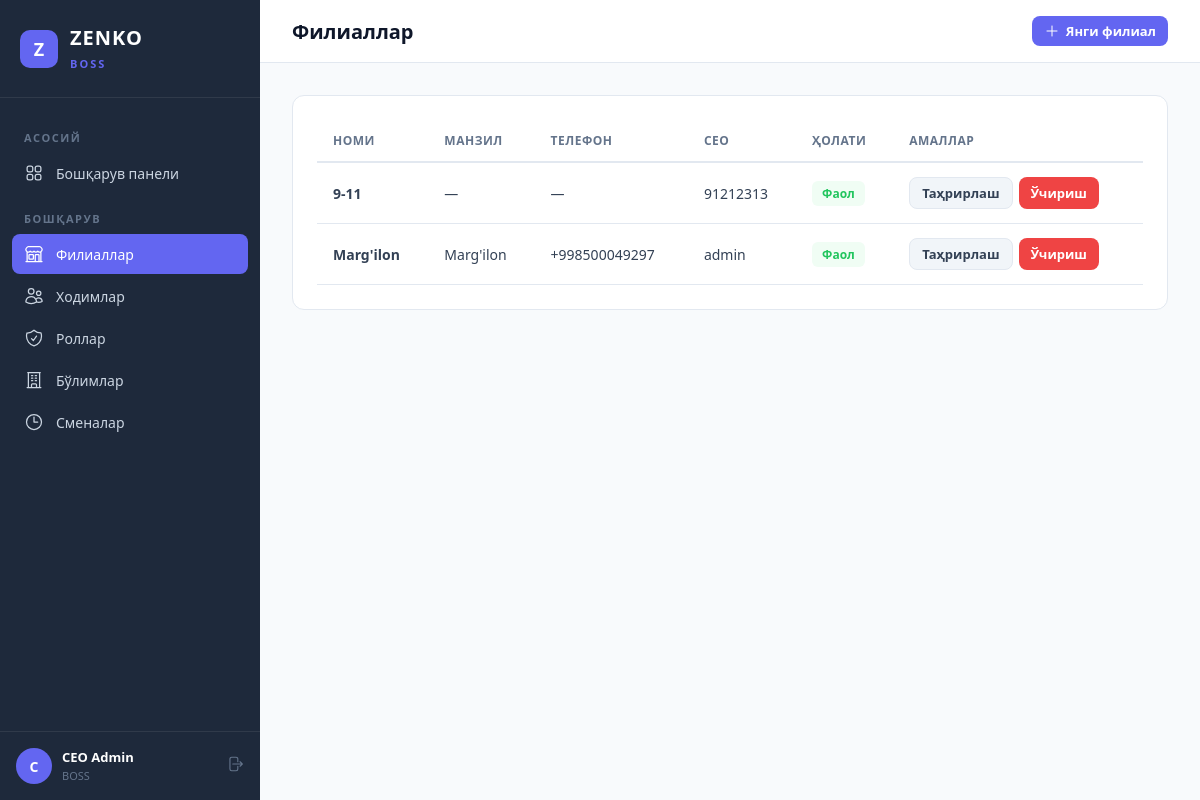
The app's page /boss/branches/ (signed in) with its own data.
### apps/users/models.py (models this page shows, shortened)
class User(AbstractUser):
    first_name = None
    last_name = None
    email = None
    name = models.CharField('Ism', max_length=150)
    phone = models.CharField('Telefon raqam', max_length=20, blank=True)
    role = models.ForeignKey(
        Role,
        verbose_name='Rol',
        on_delete=models.SET_NULL,
        related_name='users',
        null=True,
        blank=True,
    )
    department = models.ForeignKey(
        Department,
        verbose_name='Bo\'lim',
        on_delete=models.SET_NULL,
        related_name='users',
        null=True,
        blank=True,
    )
    shift = models.ForeignKey(
        Shift,
        verbose_name='Smena',
        on_delete=models.SET_NULL,
        related_name='users',
        null=True,
        blank=True,
    )
    branch = models.ForeignKey(
        Branch,
        verbose_name='Filial',
        on_delete=models.PROTECT,
        related_name='users',
        null=True,
        blank=True,
    )
    REQUIRED_FIELDS = ['name']
    class Meta:
        verbose_name = 'Hodim'
        verbose_name_plural = 'Hodimlar'
        ordering = ['-date_joined']

class Branch(models.Model):
    name = models.CharField('Nomi', max_length=200, unique=True)
    address = models.CharField('Manzil', max_length=300, blank=True)
    phone = models.CharField('Telefon', max_length=20, blank=True)
    is_active = models.BooleanField('Faol', default=True)
    created_at = models.DateTimeField(auto_now_add=True)
    class Meta:
        verbose_name = 'Filial'
        verbose_name_plural = 'Filiallar'
        ordering = ['name']

### apps/boss/views.py (the view)
# urls.py: path('branches/', views.BranchListView.as_view(), name='branch_list'),
class BranchListView(BOSSRequiredMixin, ListView):
    model = Branch
    template_name = 'boss/branch_list.html'
    context_object_name = 'branches'
    def get_queryset(self):
        ceo_prefetch = Prefetch(
            'users',
            queryset=User.objects.filter(role__name='CEO'),
            to_attr='ceo_users',
        )
        return Branch.objects.prefetch_related(ceo_prefetch)
    def get_context_data(self, **kwargs):
        ctx = super().get_context_data(**kwargs)
        ctx['active_nav'] = 'branches'
        return ctx

### apps/boss/views.py (called while the page is built)
    def dispatch(self, request, *args, **kwargs):
        if not request.user.is_authenticated:
            return self.handle_no_permission()
        if not (request.user.role and request.user.role.name == 'BOSS'):
            if not request.user.is_superuser:
                messages.error(request, 'Sizda bu sahifaga kirish huquqi yo\'q.')
                return redirect('login')
        return super().dispatch(request, *args, **kwargs)

### apps/boss/templates/boss/branch_list.html (shortened to what this page needs)
{% extends "boss/base.html" %}
{% block page_title %}Филиаллар{% endblock %}
{% block topbar_actions %}
<a href="{% url 'boss:branch_create' %}" class="btn btn-primary btn-sm">
    <svg xmlns="http://www.w3.org/2000/svg" fill="none" viewBox="0 0 24 24" stroke-width="1.5" stroke="currentColor"><path stroke-linecap="round" stroke-linejoin="round" d="M12 4.5v15m7.5-7.5h-15"/></svg>
    Янги филиал
</a>
{% endblock %}
{% block content %}
<div class="card">
    {% if branches %}
    <div class="table-wrapper">
        <table>
            <thead>
                <tr>
                    <th>Номи</th>
                    <th>Манзил</th>
                    <th>Телефон</th>
                    <th>CEO</th>
                    <th>Ҳолати</th>
                    <th>Амаллар</th>
                </tr>
            </thead>
            <tbody>
                {% for b in branches %}
                <tr>
                    <td><strong>{{ b.name }}</strong></td>
                    <td>{{ b.address|default:"—" }}</td>
                    <td>{{ b.phone|default:"—" }}</td>
                    <td>{{ b.ceo_users.0.name|default:"—" }}</td>
                    <td>
                        {% if b.is_active %}
                        <span class="badge badge-green">Фаол</span>
                        {% else %}
                        <span class="badge badge-red">Нофаол</span>
                        {% endif %}
                    </td>
                    <td>
                        <div class="actions-cell">
                            <a href="{% url 'boss:branch_update' b.pk %}" class="btn btn-sm btn-secondary">Таҳрирлаш</a>
                            <a href="{% url 'boss:branch_delete' b.pk %}" class="btn btn-sm btn-danger">Ўчириш</a>
                        </div>
                    </td>
                </tr>
                {% endfor %}
            </tbody>
        </table>
    </div>
    {% else %}
    <div class="empty-state">
        <p>Ҳали филиаллар қўшилмаган</p>
        <a href="{% url 'boss:branch_create' %}" class="btn btn-primary">Филиал қўшиш</a>
    </div>
    {% endif %}
</div>
{% endblock %}

### apps/boss/templates/boss/base.html (shortened to what this page needs)
{% load static %}
<!DOCTYPE html>
<html lang="uz">
<head>
</head>
<body>
    <aside class="sidebar" id="sidebar">
        <div class="sidebar-brand">
            <div class="logo">Z</div>
            <div>
                <span>ZENKO</span><br>
                <small>BOSS</small>
            </div>
        </div>
        <nav class="sidebar-nav">
            <div class="nav-label">Асосий</div>
            <a href="{% url 'boss:dashboard' %}" class="nav-link {% if active_nav == 'dashboard' %}active{% endif %}">
                Бошқарув панели
            </a>
            <div class="nav-label">Бошқарув</div>
            <a href="{% url 'boss:branch_list' %}" class="nav-link {% if active_nav == 'branches' %}active{% endif %}">
                Филиаллар
            </a>
            <a href="{% url 'boss:user_list' %}" class="nav-link {% if active_nav == 'users' %}active{% endif %}">
                Ходимлар
            </a>
            <a href="{% url 'boss:role_list' %}" class="nav-link {% if active_nav == 'roles' %}active{% endif %}">
                Роллар
            </a>
            <a href="{% url 'boss:department_list' %}" class="nav-link {% if active_nav == 'departments' %}active{% endif %}">
                Бўлимлар
            </a>
            <a href="{% url 'boss:shift_list' %}" class="nav-link {% if active_nav == 'shifts' %}active{% endif %}">
                <svg xmlns="http://www.w3.org/2000/svg" fill="none" viewBox="0 0 24 24" stroke-width="1.5" stroke="currentColor"><path stroke-linecap="round" stroke-linejoin="round" d="M12 6v6h4.5m4.5 0a9 9 0 1 1-18 0 9 9 0 0 1 18 0Z"/></svg>
                Сменалар
            </a>
        </nav>
        <div class="sidebar-footer">
            <div class="sidebar-user">
                <div class="avatar">{{ request.user.name|make_list|first|default:"B" }}</div>
                <div class="info">
                    <strong>{{ request.user.name }}</strong>
                    <small>BOSS</small>
                </div>
                <a href="{% url 'logout' %}" class="btn-logout" title="Чиқиш">
                </a>
            </div>
        </div>
    </aside>
    <div class="main">
        <header class="topbar">
            <div style="display:flex;align-items:center;gap:12px;">
                <h1>{% block page_title %}Бошқарув панели{% endblock %}</h1>
            </div>
            <div class="topbar-actions">
                {% block topbar_actions %}{% endblock %}
            </div>
        </header>
        <div class="content">
            {% block content %}{% endblock %}
        </div>
    </div>
</body>
</html>

### apps/boss/templates/boss/base.html (style rules this page uses)
:root { --primary: #6366F1; --primary-hover: #4F46E5; --primary-light: #EEF2FF; --black: #0F172A; --dark: #1E293B; --gray-50: #F8FAFC; --gray-100: #F1F5F9; --gray-200: #E2E8F0; --gray-300: #CBD5E1; --gray-500: #64748B; --gray-700: #334155; --white: #FFFFFF; --red: #EF4444; --green: #22C55E; --orange: #F59E0B; --sidebar-w: 260px; }
* { margin: 0; padding: 0; box-sizing: border-box; }
body { font-family: 'Segoe UI', system-ui, -apple-system, sans-serif; background: var(--gray-50); color: var(--black); min-height: 100vh; }
.sidebar { position: fixed; top: 0; left: 0; width: var(--sidebar-w); height: 100vh; background: var(--dark); display: flex; flex-direction: column; z-index: 100; transition: transform .3s; }
.sidebar-brand { padding: 24px 20px; border-bottom: 1px solid rgba(255,255,255,.08); display: flex; align-items: center; gap: 12px; }
.sidebar-brand .logo { width: 38px; height: 38px; background: var(--primary); border-radius: 10px; display: flex; align-items: center; justify-content: center; font-weight: 800; color: var(--white); font-size: 18px; }
.sidebar-brand span { color: var(--white); font-size: 20px; font-weight: 700; letter-spacing: 1px; }
.sidebar-brand small { color: var(--primary); font-size: 11px; font-weight: 600; text-transform: uppercase; letter-spacing: 2px; }
.sidebar-nav { flex: 1; padding: 16px 12px; overflow-y: auto; }
.nav-label { color: var(--gray-500); font-size: 11px; font-weight: 600; text-transform: uppercase; letter-spacing: 1.5px; padding: 16px 12px 8px; }
.nav-link { display: flex; align-items: center; gap: 12px; padding: 10px 12px; color: var(--gray-300); text-decoration: none; border-radius: 8px; font-size: 14px; font-weight: 500; transition: all .2s; margin-bottom: 2px; }
.nav-link.active { background: var(--primary); color: var(--white); }
.nav-link svg { width: 20px; height: 20px; flex-shrink: 0; }
.sidebar-footer { padding: 16px; border-top: 1px solid rgba(255,255,255,.08); }
.sidebar-user { display: flex; align-items: center; gap: 10px; color: var(--gray-300); font-size: 13px; }
.sidebar-user .avatar { width: 36px; height: 36px; background: var(--primary); border-radius: 50%; display: flex; align-items: center; justify-content: center; font-weight: 700; color: var(--white); font-size: 14px; }
.sidebar-user .info { flex: 1; }
.sidebar-user .info strong { display: block; color: var(--white); font-size: 13px; }
.sidebar-user .info small { color: var(--gray-500); font-size: 11px; }
.btn-logout { color: var(--gray-500); text-decoration: none; font-size: 13px; transition: color .2s; }
.main { margin-left: var(--sidebar-w); min-height: 100vh; }
.topbar { background: var(--white); border-bottom: 1px solid var(--gray-200); padding: 16px 32px; display: flex; align-items: center; justify-content: space-between; position: sticky; top: 0; z-index: 50; }
.topbar h1 { font-size: 20px; font-weight: 700; color: var(--black); }
.topbar-actions { display: flex; align-items: center; gap: 12px; }
.content { padding: 32px; }
.card { background: var(--white); border-radius: 12px; border: 1px solid var(--gray-200); padding: 24px; margin-bottom: 24px; }
.table-wrapper { overflow-x: auto; }
table { width: 100%; border-collapse: collapse; font-size: 14px; }
table th { text-align: left; padding: 12px 16px; font-weight: 600; color: var(--gray-500); font-size: 12px; text-transform: uppercase; letter-spacing: .5px; border-bottom: 2px solid var(--gray-200); }
table td { padding: 14px 16px; border-bottom: 1px solid var(--gray-200); color: var(--gray-700); }
.btn { display: inline-flex; align-items: center; gap: 6px; padding: 9px 18px; border-radius: 8px; font-size: 14px; font-weight: 600; text-decoration: none; border: none; cursor: pointer; transition: all .2s; }
.btn svg { width: 16px; height: 16px; }
.btn-primary { background: var(--primary); color: var(--white); }
.btn-secondary { background: var(--gray-100); color: var(--gray-700); border: 1px solid var(--gray-200); }
.btn-danger { background: var(--red); color: var(--white); }
.btn-sm { padding: 6px 12px; font-size: 13px; }
.actions-cell { display: flex; gap: 6px; }
.badge { display: inline-block; padding: 4px 10px; border-radius: 6px; font-size: 12px; font-weight: 600; }
.badge-green { background: #F0FDF4; color: var(--green); }

### records on screen
User: user.name|make_list "C", user.name "CEO Admin"
Branch: name "9-11", address "—", phone "—", ceo_users.0.name "91212313", is_active "Фаол"
Branch: name "Marg'ilon", address "Marg'ilon", phone "+998500049297", ceo_users.0.name "admin", is_active "Фаол"
